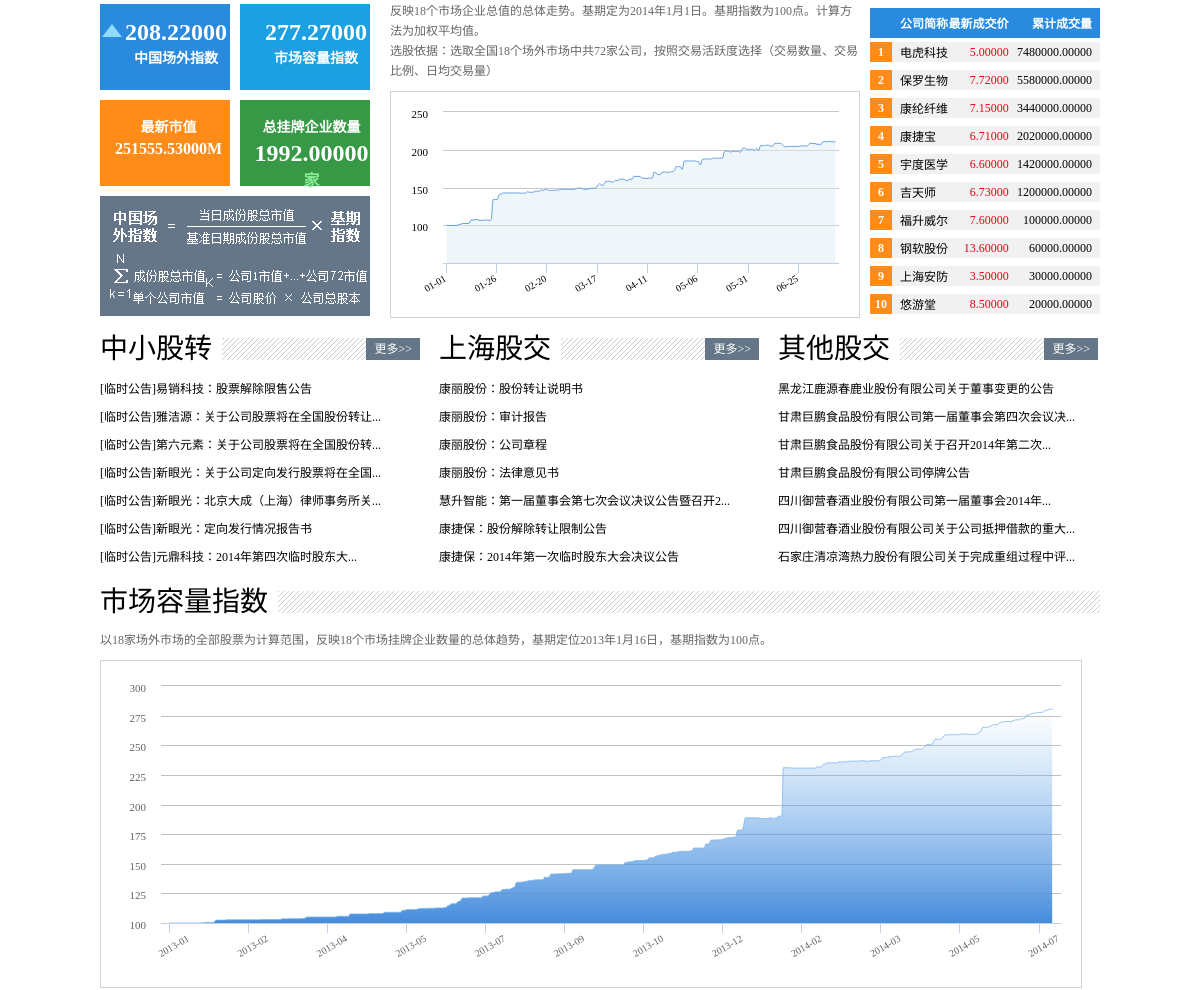
Before: / (middle part) with the older database file.
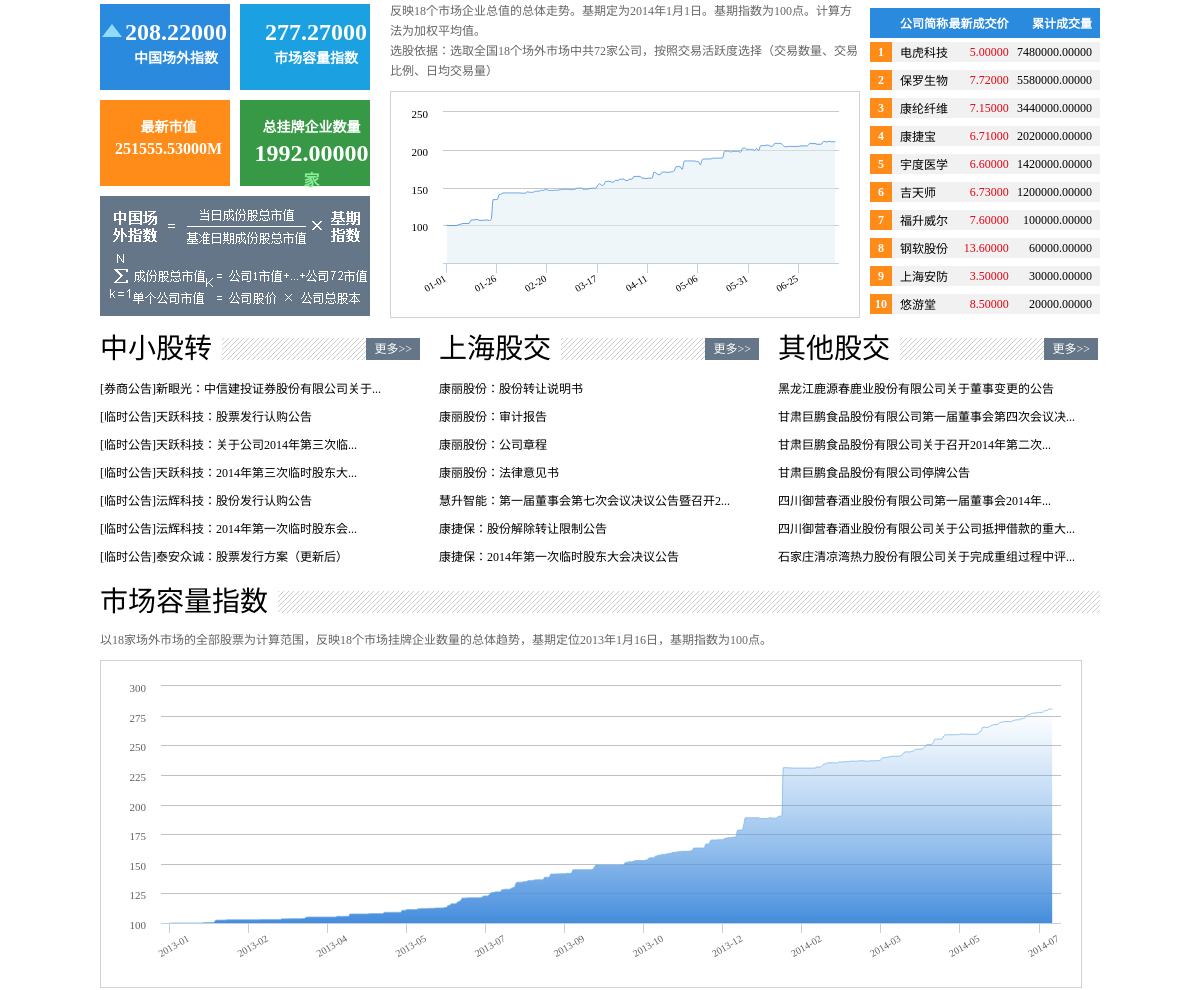
After: the same page with the newer database file.
### otc/models.py (models this page shows, shortened)
class otc_hot(models.Model):
	hot_sort = models.IntegerField(default=0,verbose_name="热度")
	hot_company = models.CharField(max_length=30,verbose_name="公司简称")
	hot_trans = models.DecimalField(max_digits=15,decimal_places=5,verbose_name="最新成交价")
	hot_sum_trans = models.DecimalField(max_digits=15,decimal_places=5,verbose_name="累计成交量")
	class Meta:
		verbose_name = '近期热门证券'
		verbose_name_plural = '热门证券'

class otc_new(models.Model):
	new_region = models.ForeignKey(region,verbose_name='市场')
	new_code = models.CharField(max_length = 30,verbose_name='编号')
	new_title = models.CharField(max_length = 100,verbose_name='标题')
	new_url = models.CharField(max_length = 300,verbose_name='URL')
	new_date = models.DateField(verbose_name='公布日期')
	class Meta:
		verbose_name = 'OTC公告'
		verbose_name_plural = 'OTC公告'

### otc/views.py (the view)
# urls.py: url(r'^$', views.index, name='index'),
def index(request):
	otc_new_list_sanban = otc_new.objects.filter(new_region__reg_name__exact='中小股转').order_by('-id')[:7]
	otc_new_list_shanghai = otc_new.objects.filter(new_region__reg_name__exact='上海').order_by('-id')[:7]
	otc_new_list_other = otc_new.objects.exclude(new_region__reg_name__exact='上海').exclude(new_region__reg_name__exact='中小股转').order_by('-id')[:7]
	otc_hot_list = otc_hot.objects.order_by('-hot_sum_trans')[:10]
	otc_study_list = otc_study.objects.order_by('stu_date')[:8]
	otc_base_last = otc_base.objects.order_by('base_date')[:1]
	context = {'otc_base_last':otc_base_last[0],'otc_new_list_sanban':otc_new_list_sanban,'otc_new_list_shanghai':otc_new_list_shanghai,'otc_new_list_other':otc_new_list_other,'otc_hot_list':otc_hot_list,'otc_study_list':otc_study_list}
	return render(request,'otc/index.html',context)

### templates/otc/index.html (shortened to what the changed rows need)
{% extends "otc/base.html" %}
{% load staticfiles %}
{% block body_block %}
<div class="wrap level1">
    <div class="right hots">
        <div class="content">
        	<table>
            	<tr><th></th><th class="tleft">公司简称</th><th class="tright">最新成交价</th><th class="tright">累计成交量</th></tr>
                {% for otc_hot in otc_hot_list%}
                    <tr><td>{{forloop.counter}}</td><td class="tleft">{{otc_hot.hot_company}}</td><td class="tright red">{{otc_hot.hot_trans}}</td><td class="tright">{{otc_hot.hot_sum_trans}}</td></tr>
                {% endfor %}
            </table>
        </div>
    </div>
</div>
<div class="wrap level2">
	<div class="left otc">
        <div class="content">
        	<ul>
                {% for news in otc_new_list_sanban%}
                    {% if news.new_title|length > 26 %}
                        <li><a href="{{news.new_url}}" target="_blank">{{news.new_title|slice:"24"}}...</a></li>
                    {% else %}
                        <li><a href="{{news.new_url}}" target="_blank">{{news.new_title}}</a></li>
                    {% endif %}
                {% endfor %}
            </ul>
        </div>
    </div>
    <div class="left otccenter">
        <div class="content">
            <ul>
                {% for news in otc_new_list_shanghai%}
                    {% if news.new_title|length > 26 %}
                        <li><a href="{{news.new_url}}" target="_blank">{{news.new_title|slice:"24"}}...</a></li>
                    {% else %}
                        <li><a href="{{news.new_url}}" target="_blank">{{news.new_title}}</a></li>
                    {% endif %}
                {% endfor %}
            </ul>
        </div>
    </div>
    <div class="left otc">
        <div class="content">
            <ul>
                {% for news in otc_new_list_other%}
                    {% if news.new_title|length > 26 %}
                        <li><a href="{{news.new_url}}" target="_blank">{{news.new_title|slice:"24"}}...</a></li>
                    {% else %}
                        <li><a href="{{news.new_url}}" target="_blank">{{news.new_title}}</a></li>
                    {% endif %}
                {% endfor %}
            </ul>
        </div>
    </div>
</div>
{% endblock %}

Changed rows visible on the page:
no longer on this page (row unchanged): otc_new: new_title "[临时公告]易销科技：股票解除限售公告"
no longer on this page (row unchanged): otc_new: new_title "[临时公告]雅洁源：关于公司股票将在全国股份转让"
no longer on this page (row unchanged): otc_new: new_title "[临时公告]第六元素：关于公司股票将在全国股份转"
no longer on this page (row unchanged): otc_new: new_title "[临时公告]新眼光：关于公司定向发行股票将在全国"
no longer on this page (row unchanged): otc_new: new_title "[临时公告]新眼光：北京大成（上海）律师事务所关"
no longer on this page (row unchanged): otc_new: new_title "[临时公告]新眼光：定向发行情况报告书"
no longer on this page (row unchanged): otc_new: new_title "[临时公告]元鼎科技：2014年第四次临时股东大"
added otc_new: new_title "[券商公告]新眼光：中信建投证券股份有限公司关于"
added otc_new: new_title "[临时公告]天跃科技：股票发行认购公告"
added otc_new: new_title "[临时公告]天跃科技：关于公司2014年第三次临"
added otc_new: new_title "[临时公告]天跃科技：2014年第三次临时股东大"
added otc_new: new_title "[临时公告]沄辉科技：股份发行认购公告"
added otc_new: new_title "[临时公告]沄辉科技：2014年第一次临时股东会"
added otc_new: new_title "[临时公告]泰安众诚：股票发行方案（更新后）"
